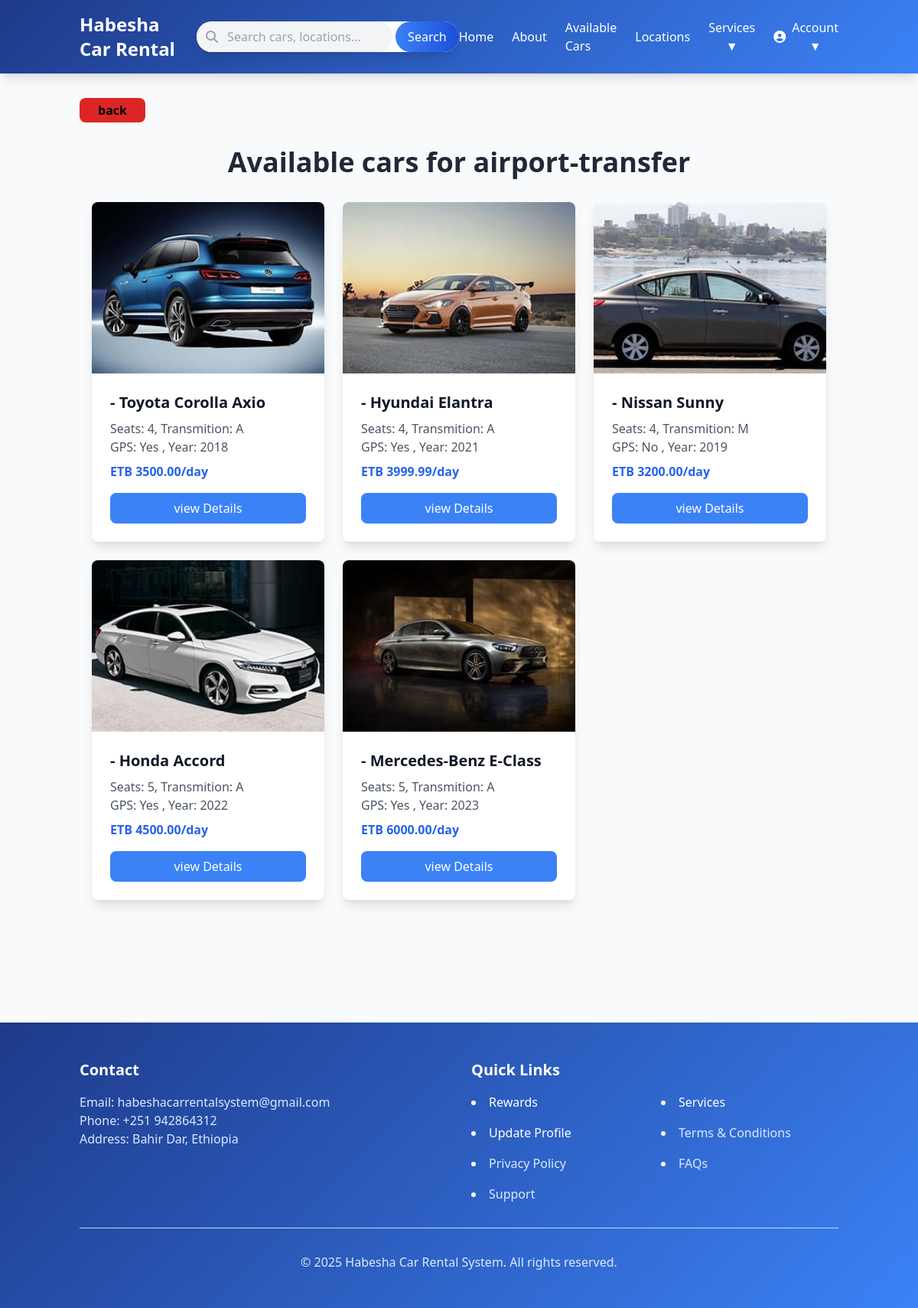
The page /rentals/airport-transfer/ (signed in) on the database its author committed.
### rental/models.py (models this page shows, shortened)
class Car(models.Model):
    TRANSMISSION_CHOICES = [
        ('A', 'Automatic'),
        ('M', 'Manual'),
    ]
    CATEGORY_CHOICES = [
        ('tour-package', 'Tour Package'),
        ('airport-transfer', 'Airport Transfer'),
        ('wedding-cars', 'Wedding Cars'),
        ('corporate-rentals', 'Corporate Rentals'),
    ]
    Location =models.ForeignKey('Location', on_delete=models.SET_NULL, null=True, blank=True)
    name = models.CharField(max_length=255)
    brand = models.CharField(max_length=50)
    model_year = models.IntegerField()
    transmission = models.CharField(max_length=10, choices=TRANSMISSION_CHOICES)
    seats = models.IntegerField()
    price_per_day = models.DecimalField(max_digits=15, decimal_places=2)
    image = models.ImageField(upload_to='cars/', blank=True, null=True)
    is_available = models.BooleanField(default=True)
    rating = models.FloatField(default=0.0)
    gps_tracking = models.BooleanField(default=False)
    description = models.TextField(blank=True, null=True)
    latitude = models.FloatField( null=True, blank=True)
    longitude = models.FloatField( null=True, blank=True)
    category = models.CharField(max_length=100, choices=CATEGORY_CHOICES, default='tour-package')

### rental/views.py (the view)
# urls.py: path('rentals/<str:category>/', views.rental_list, name='rental_list'),
@login_required
def rental_list(request, category):
    CATEGORY_MAP = {
        'tour-package': 'tour-package',
        'airport-transfer': 'airport-transfer',
        'wedding-cars': 'wedding-cars',
        'corporate-rentals': 'corporate-rentals',
    }
    mapped_category = CATEGORY_MAP.get(category,category)
    cars= Car.objects.filter(category=mapped_category, is_available=True)
    print(f"DEBUG: Category - {category}, Cars found - {cars.count()}")
    return render(request, 'rental/rental_list.html', {'cars': cars, 'category': category})

### rental/models.py (called while the page is built)
    def is_complete(self):
        return all([
            self.phone_number,
            self.address,
            self.id_front_image,
            self.id_back_image,
            self.extracted_name,
        ])

### rental/templates/rental/rental_list.html (shortened to what this page needs)
{% extends 'rental/base.html' %}
  {% load static %}
{% block content %}
<button class="bg-red-600 py-1 px-6 rounded-lg"><a href="{% url 'services' %}" class="font-bold family-arial">back</a></button>
<div class="container max-auto px-4 py-8">
    <h1 class="text-4xl font-bold text-center text-gray-800 mb-8">Available cars for {{ category }} </h1>
      {% if cars %}
      <div class="grid grid-cols-1 md:grid:cols-2 lg:grid-cols-3 gap-6">
         {% for car in cars %}
         <div class="bg-white rounded-lg shadow-lg overflow-hidden transition-transform hover:scale-105">
            <img src="{{ car.image.url }}" alt="{{ car.name }}" class="w-full h-56 object-cover"
            onerror="this.src='{% static 'images/default_car_image.jpg' %}'">
            <div class="p-6">
                <h2 class="text-xl font-bold text-gray-900">{{ car.model }}- {{ car.name }}</h2>
                 <p class="text-gray-600 mt-2">Seats: {{ car.seats }}, Transmition: {{car.transmission}}</p>
                 <p class="text-gray-600">GPS: {% if car.gps_tracking  %} Yes {% else %}No {% endif %}, Year: {{ car.model_year }}</p>
                 <p class="text-blue-600 font-bold mt-2"> ETB {{ car.price_per_day }}/day</p>
                 <div class="mt-4">
                    <a href="{% url 'car_detail' car.id %}" class="block bg-blue-500 text-white text-center py-2 rounded-lg hover:bg-blue-600">
                        view Details
                    </a>
                 </div>
            </div>
         </div>
         {% endfor %}
      </div>
        {% else %}
        <p class="text-gray-500 text-center text-lg mt-8">No available cars for this category.</p>
         {% endif %}
</div>
{% endblock %}

### rows shown on the page
Car: image (picture), name "Toyota Corolla Axio", seats "4", transmission "A", gps_tracking "Yes", model_year "2018", price_per_day "3500.00"
Car: image (picture), name "Hyundai Elantra", seats "4", transmission "A", gps_tracking "Yes", model_year "2021", price_per_day "3999.99"
Car: image (picture), name "Nissan Sunny", seats "4", transmission "M", gps_tracking "No", model_year "2019", price_per_day "3200.00"
Car: image (picture), name "Honda Accord", seats "5", transmission "A", gps_tracking "Yes", model_year "2022", price_per_day "4500.00"
Car: image (picture), name "Mercedes-Benz E-Class", seats "5", transmission "A", gps_tracking "Yes", model_year "2023", price_per_day "6000.00"

### other values the page prints
{{ category }} "airport-transfer"
